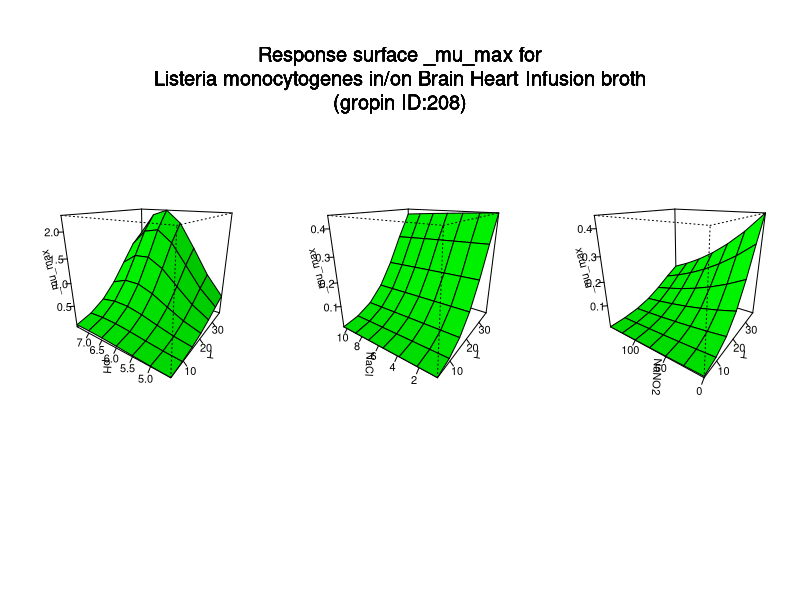

Here is the R script that generated this plot:
#############################
# start of Parameter script
#############################
T <- seq(4.004,36.963036963037,length.out=7)
pH <- seq(4.5045,7.49250749250749,length.out=7)
NaCl <- seq(0.5005,10.4895104895105,length.out=7)
NaNO2 <- seq(0,149.85014985015,length.out=7)
#############################
# end of Parameter script
#############################
############################# 
# start of Model script Gropin ID 208 
#############################
 
# constant coefficients for this model
 
variables <- data.frame(T,pH,NaCl,NaNO2)
argumentsPar <- unique.data.frame(expand.grid(variables))
 
# heart of the model
response_surface <- function(T,pH,NaCl,NaNO2) {
   mumax <-log(2)/exp(21.2574-0.2643*T+0.00404*NaCl-5.2054*pH+0.0189*NaNO2+0.00709*T*pH-0.00252*pH*NaNO2+0.00265*(T^2)+0.000129*(NaCl^2)+0.3746*(pH^2))

	return(mumax=mumax)
} 

# output parameters
responseSurface <- cbind(argumentsPar,response_surface(argumentsPar['T'],argumentsPar['pH'],argumentsPar['NaCl'],argumentsPar['NaNO2']))
colnames(responseSurface) <- c(colnames(argumentsPar),'mumax')
#############################
# End of Model script
#############################
############################# 
# start of Visualisation script Gropin ID 208 
#############################
titleText <-'Response surface _mu_max for
Listeria monocytogenes in/on Brain Heart Infusion broth
(gropin ID:208)'
argPar1 <- unique.data.frame(expand.grid(T,pH))
argPar2 <- unique.data.frame(expand.grid(T,NaCl))
argPar3 <- unique.data.frame(expand.grid(T,NaNO2))
z1 <- matrix(unlist(response_surface(T = argPar1[1],pH = argPar1[2],NaCl = NaCl[1],NaNO2 = NaNO2[1])),nrow=7)
z2 <- matrix(unlist(response_surface(T = argPar2[1],NaCl = argPar2[2],pH = pH[1],NaNO2 = NaNO2[1])),nrow=7)
z3 <- matrix(unlist(response_surface(T = argPar3[1],NaNO2 = argPar3[2],pH = pH[1],NaCl = NaCl[1])),nrow=7)
# adding precaution if response surface is zero
myZLim1 <- range(z1)
if(myZLim1[1] == myZLim1[2]) myZLim1[2] <- myZLim1[2]+1
myZLim2 <- range(z2)
if(myZLim2[1] == myZLim2[2]) myZLim2[2] <- myZLim2[2]+1
myZLim3 <- range(z3)
if(myZLim3[1] == myZLim3[2]) myZLim3[2] <- myZLim3[2]+1
if(length(T)>1 & length(pH)>1 & length(NaCl)>1 & length(NaNO2)>1) {
	par(mfrow = c(1,3))
	persp(T,pH,z1,col = 'green',xlab='T',ylab='pH',zlab='_mu_max',zlim=myZLim1,theta=305,phi=20,shade=0.25,ticktype = 'detailed')
	persp(T,NaCl,z2,col = 'green',xlab='T',ylab='NaCl',zlab='_mu_max',zlim=myZLim2,theta=305,phi=20,shade=0.25,ticktype = 'detailed')
	persp(T,NaNO2,z3,col = 'green',xlab='T',ylab='NaNO2',zlab='_mu_max',zlim=myZLim3,theta=305,phi=20,shade=0.25,ticktype = 'detailed')
	mtext(titleText,outer=T,  cex=1.2, line=-8.5, side=3)
} else {
		myPars <- unique.data.frame(expand.grid(T,pH,NaCl,NaNO2))
		myZ <-matrix(unlist(response_surface(myPars[,1],myPars[,2],myPars[,3],myPars[,4])),nrow=7)
		myZLim <- range(myZ)
if(myZLim[1] == myZLim[2]) myZLim[2] <- myZLim[2]+1
	if(length(NaCl)==1 & length(NaNO2)==1) {
		persp(T,pH,myZ,col = 'green',xlab='T',ylab='pH',zlab='_mu_max',main=titleText,sub=paste('other variable: NaCl =',round(NaCl,digits = 2), 'NaNO2 =',round(NaNO2,digits = 2)),zlim=myZLim,theta=305,phi=20,shade=0.25,ticktype = 'detailed')
	}
	if(length(pH)==1 & length(NaNO2)==1) {
		persp(T,NaCl,myZ,col = 'green',xlab='T',ylab='NaCl',zlab='_mu_max',main=titleText,sub=paste('other variable: pH =',round(pH,digits = 2), 'NaNO2 =',round(NaNO2,digits = 2)),zlim=myZLim,theta=305,phi=20,shade=0.25,ticktype = 'detailed')
	}
	if(length(pH)==1 & length(NaCl)==1) {
		persp(T,NaNO2,myZ,col = 'green',xlab='T',ylab='NaNO2',zlab='_mu_max',main=titleText,sub=paste('other variable: pH =',round(pH,digits = 2), 'NaCl =',round(NaCl,digits = 2)),zlim=myZLim,theta=305,phi=20,shade=0.25,ticktype = 'detailed')
	}
	if(length(T)==1 & length(NaNO2)==1) {
		persp(pH,NaCl,myZ,col = 'green',xlab='pH',ylab='NaCl',zlab='_mu_max',main=titleText,sub=paste('other variable: T =',round(T,digits = 2), 'NaNO2 =',round(NaNO2,digits = 2)),zlim=myZLim,theta=305,phi=20,shade=0.25,ticktype = 'detailed')
	}
	if(length(T)==1 & length(NaCl)==1) {
		persp(pH,NaNO2,myZ,col = 'green',xlab='pH',ylab='NaNO2',zlab='_mu_max',main=titleText,sub=paste('other variable: T =',round(T,digits = 2), 'NaCl =',round(NaCl,digits = 2)),zlim=myZLim,theta=305,phi=20,shade=0.25,ticktype = 'detailed')
	}
	if(length(T)==1 & length(pH)==1) {
		persp(NaCl,NaNO2,myZ,col = 'green',xlab='NaCl',ylab='NaNO2',zlab='_mu_max',main=titleText,sub=paste('other variable: T =',round(T,digits = 2), 'pH =',round(pH,digits = 2)),zlim=myZLim,theta=305,phi=20,shade=0.25,ticktype = 'detailed')
	}
}
#############################
# End of Visualisation script
#############################
